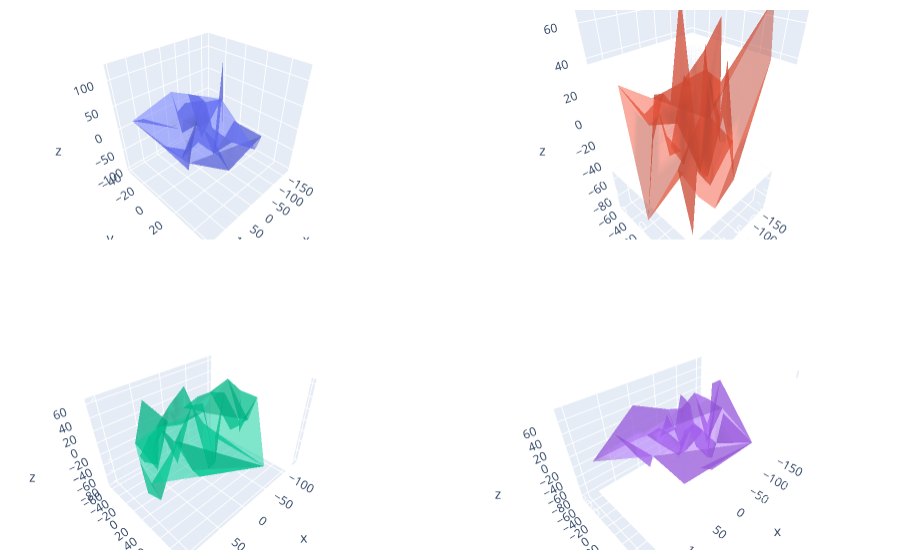

Notebook cell for this chart:
### Markdown cell above
## Fixed Ratio Axes

### Code cell
import plotly.graph_objects as go
from plotly.subplots import make_subplots
import numpy as np

N = 50

fig = make_subplots(rows=2, cols=2,
                    specs=[[{'is_3d': True}, {'is_3d': True}],
                           [{'is_3d': True}, {'is_3d': True}]],
                    print_grid=False)
for i in [1,2]:
    for j in [1,2]:
        fig.append_trace(
            go.Mesh3d(
                x=(60*np.random.randn(N)),
                y=(25*np.random.randn(N)),
                z=(40*np.random.randn(N)),
                opacity=0.5,
              ),
            row=i, col=j)

fig.update_layout(width=700, margin=dict(r=10, l=10, b=10, t=10))
# fix the ratio in the top left subplot to be a cube
fig.update_layout(scene_aspectmode='cube')
# manually force the z-axis to appear twice as big as the other two
fig.update_layout(scene2_aspectmode='manual',
                  scene2_aspectratio=dict(x=1, y=1, z=2))
# draw axes in proportion to the proportion of their ranges
fig.update_layout(scene3_aspectmode='data')
# automatically produce something that is well proportioned using 'data' as the default
fig.update_layout(scene4_aspectmode='auto')
fig.show()
